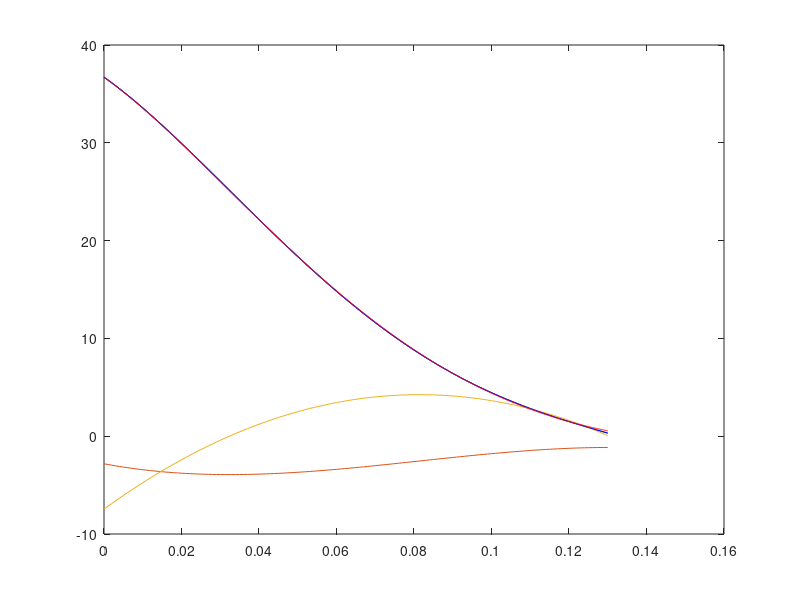

The MATLAB source for this figure:
clear all;
a = -1.473e05;
b = 4.794e04;
c = -3728;
d = -281.9;
e = 36.71;
kp = -440.7;
kd = -26.05;
ks = 1056;
endTime = 0.13;

times = 0 : 0.001 : endTime;
count = size(times, 2);
for i = 1 : count
    t = times(i);
    x(i) = a * t^4 + b * t^3 + c * t^2 + d * t + e;
    xdot(i) = 4 * a * t^3 + 3 * b * t^2 + 2 * c * t + d;
    xddot(i) = 12 * a * t^2 + 6 * b * t + 2 * c;
    
end
plot(times, x, times, xdot / 100, times, xddot / 1000);
% plot(x, xddot);
timeStep = 0.0001;
newTimes = 0 : timeStep : endTime;
count = size(newTimes, 2);
recoveredXDot(1) = xdot(1);
recoveredX(1) = x(1);
for i = 2 : count
    recoveredAcc = kp * recoveredX(i - 1) + kd * recoveredXDot(i - 1) + ks;
    recoveredXDot(i) = recoveredXDot(i - 1) + timeStep * recoveredAcc;
    recoveredX(i) = recoveredX(i - 1) + timeStep * recoveredXDot(i);
end
hold on;
plot(times, x, 'b');
plot(newTimes, recoveredX, 'r');


